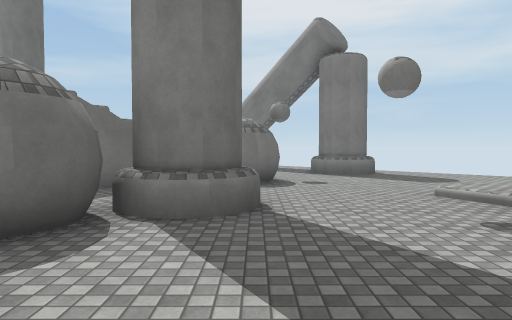
View 1 (above)

17 first-person views from a walk through a scene from a Unity 3-D project. The camera is 1.5 m above the floor, tilts 2° down and sees 70° across. The floor is counted in squares, 2 m on a side. Each view is taken from the middle of a square. On the plan, view 1 faces up. The plan holds only what a view shows up to about 11 squares ahead; the rest is blank. Surface patterns are stand-ins for the level's own textures.

View 2
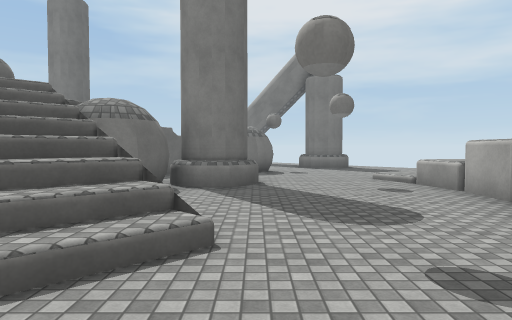

View 3
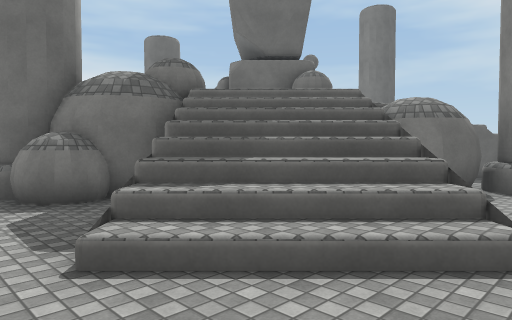

View 4
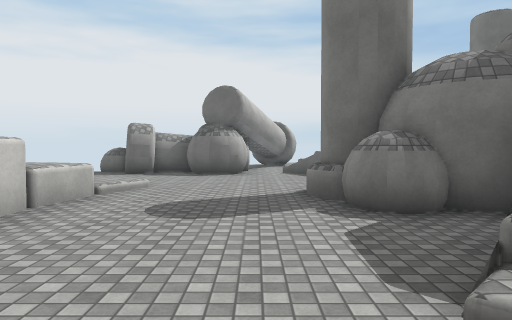

View 5
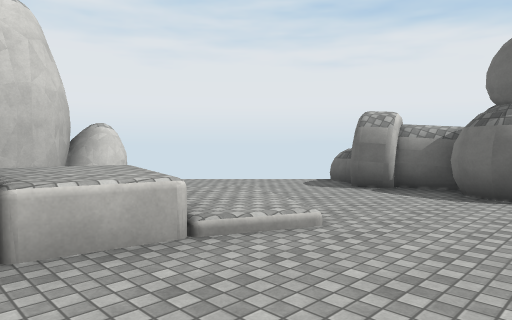

View 6
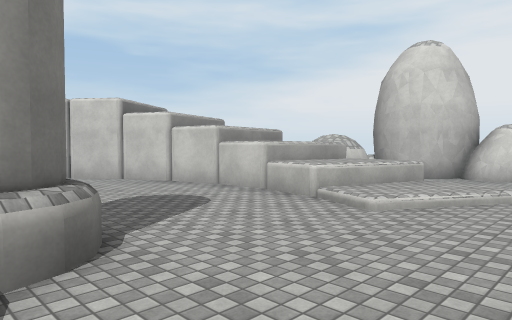

View 7
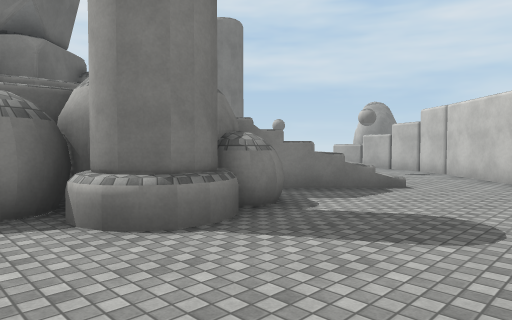

View 8
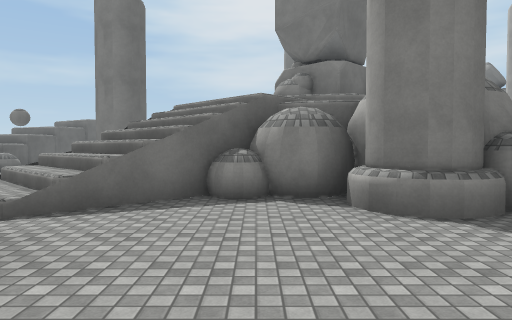

View 9
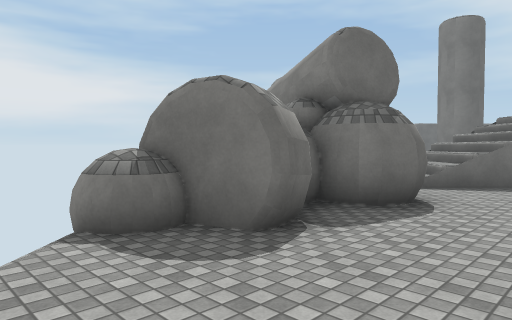

View 10
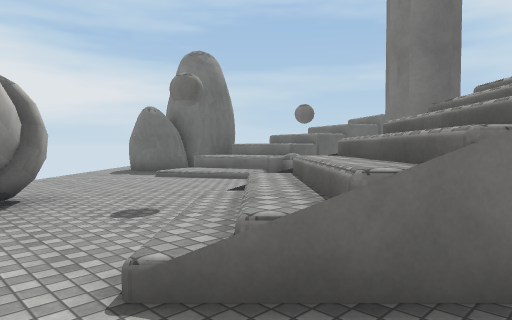

View 11
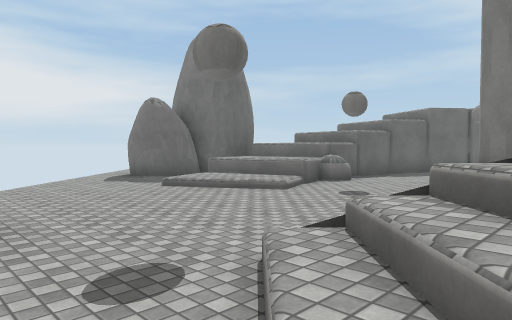

View 12
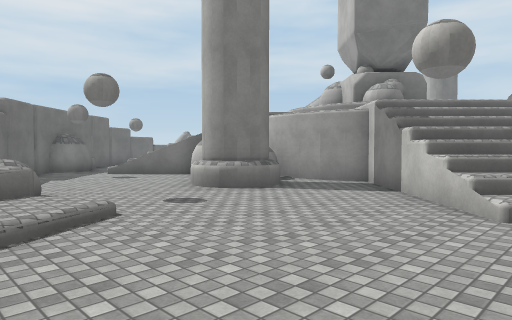

View 13
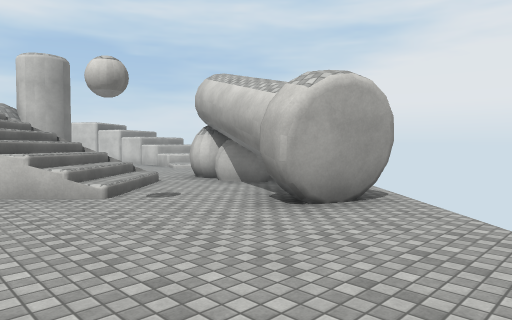

View 14
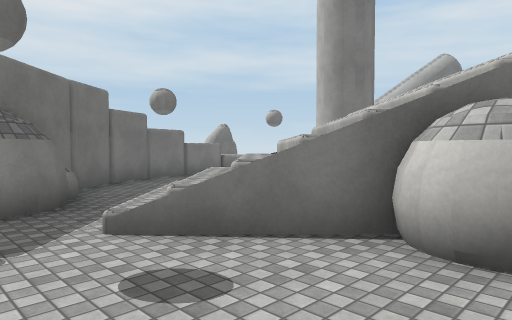

View 15
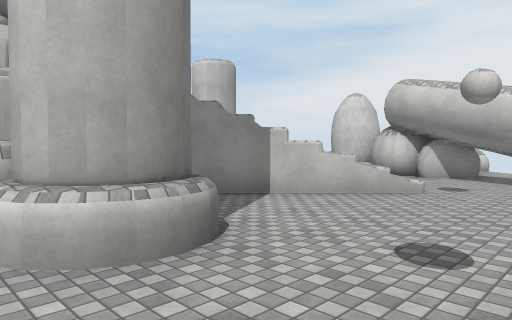

View 16
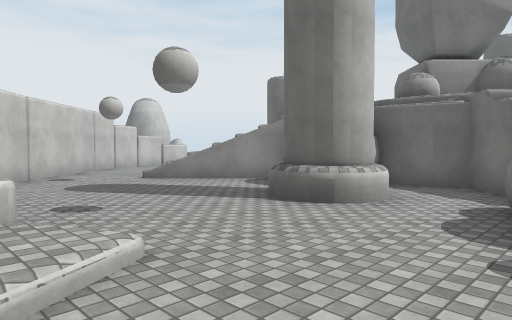

View 17
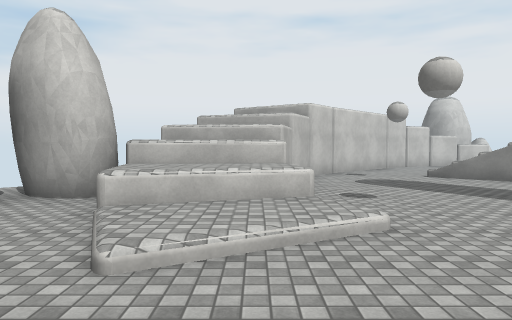

### Floor plan
Key: @ floor where view 1 was taken; # wall or solid block; x gap in a wall; . main floor; : floor 0.25 m higher than the main floor; / step, stairs or slope; = window, fence, low wall or low ledge; ^ raised ledge.
Columns run from 22 left of view 1 to 8 right of it. Each row starts with its distance up from view 1.
 15            ####
 14          ###...
 13          #...
 12         ##..
 11       ###./=           .##./
 10       #..///           .^^../
  9      ##..///#          ......
  8      #.../###        =#.....
  7      #....##      ##//...../.
  6   ####....##      #......///.
  5   #^^^...###      ##.#^..=:^..
  4  ##^^^...#.##      ##^...=^^^.#
  3 .##x //.....#      ##.....#####
  2 /...:......##      #......#
  1  /......./##      ###/....#
  0   /......//########///@..##
 -1    /.....//#...###.///...#
 -2     /.##../=...^#..=/...##
 -3      /###..............##
 -4         ####..........##
 -5           #.........###
 -6           #...:^^####
 -7          ##../:^^#
 -8          x..../^^#
 -9            ......#
-10             ...###
-11              .##

Where each view was taken, in squares from view 1:
view 1: 0 up, 0 right, facing up
view 2: 3 down, 0 right, facing up
view 3: 3 down, 0 right, facing up-left
view 4: 3 down, 1 left, facing left
view 5: 3 down, 5 left, facing down-left
view 6: 1 down, 10 left, facing down-right
view 7: 5 down, 9 left, facing up-right
view 8: 6 down, 9 left, facing up
view 9: 9 down, 9 left, facing up-left
view 10: 3 down, 10 left, facing up-left
view 11: 2 down, 12 left, facing up-left
view 12: 1 down, 18 left, facing up-right
view 13: 2 up, 19 left, facing down-right
view 14: 6 up, 15 left, facing up-right
view 15: 6 up, 16 left, facing down-right
view 16: 8 up, 4 right, facing down-left
view 17: 9 up, 4 right, facing down
